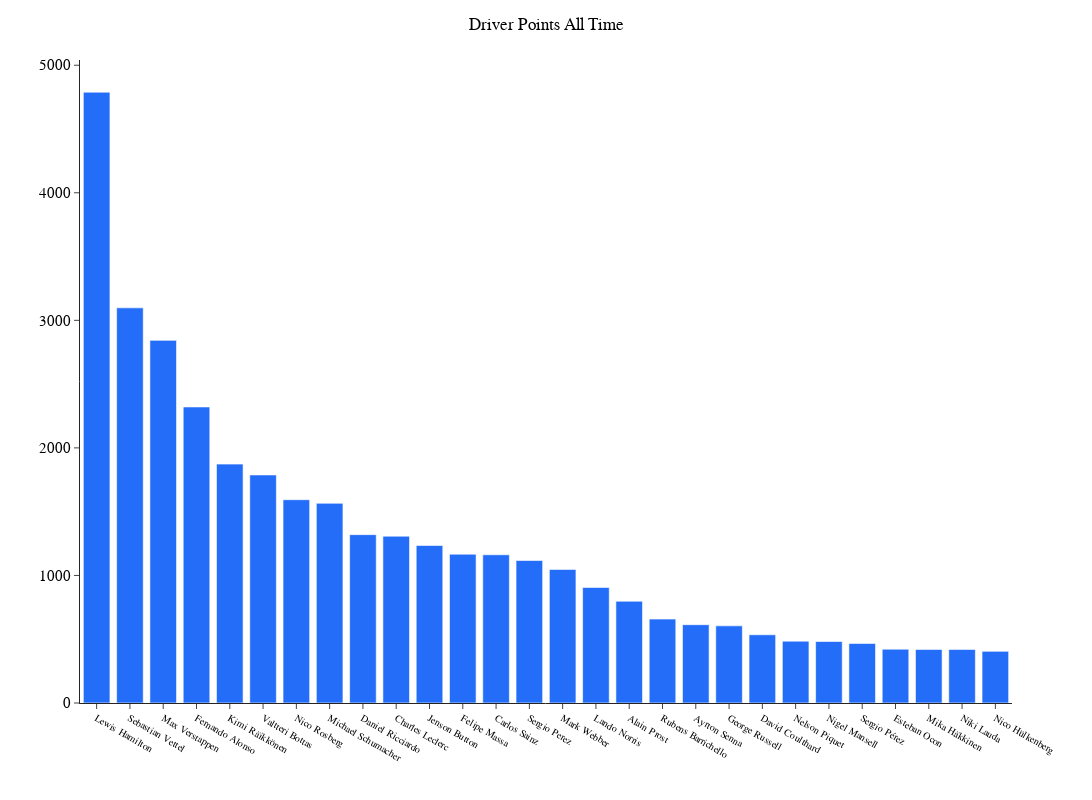

Write notebook code for a chart like this one.
### Code cell
fig_driver_pts_all_time=px.histogram(Driver_filtered, 
           x="FullName", 
           y="Points", 
           color='FullName',
        #    text_auto=True,
           height=800,
           width=1400,
           template='simple_white',
           color_discrete_map={
                 "HAM": "#6CD3BF",
                 "VER": "#3860C6",
                 "OCO": "#2293D1",
                 "NOR": "#F58020",
                 "MAG": "#B6BABD",
                 "ALB": "#37BEDD",
                 "BOT": "#C92D4B",
                 "LEC": "#F91536",
                 "VET": "#358C75",
                 "GAS": "#5E8FAA",
                 "RUS": "#6CD3BF",
                 "PER": "#3860C6",
                 "ALO": "#2293D1",
                 "RIC": "#F58020",
                 "MSC": "#B6BABD",
                 "LAT": "#37BEDD",
                 "ZHO": "#C92D4B",
                 "SAI": "#F91536",
                 "STR": "#358C75",
                 "TSU": "#5E8FAA"
                 },
            hover_data=["FullName"]
        )

fig_driver_pts_all_time.update_layout(
    title="Driver Points All Time",
    showlegend=False,
    hoverlabel=dict(
        bgcolor="white",
        font_size=15,
        font_family="PT Sans Narrow"
    ),
    title_x=0.5,
    yaxis = dict(tickfont = dict(size=15)),
    xaxis = dict(tickfont = dict(size=10)),
    font=dict(
        family="PT Sans Narrow",
        size=12,
        color="Black"
    ),
    title_font_family="PT Sans Narrow"
)
fig_driver_pts_all_time.update_traces(marker_color='#246DF8')
fig_driver_pts_all_time.update_xaxes(title_text='')      # Remove axis titles
fig_driver_pts_all_time.update_yaxes(title_text='')
# fig_driver_pts_all_time.update_traces(textfont_size=12, textposition="outside")

### Figure 1 — Plotly figure (JSON) as saved in the notebook; plotly's stock layout.template omitted (floating-point values rounded to 4 significant figures)
{"data": [{"alignmentgroup": "True", "bingroup": "x", "histfunc": "sum", "hovertemplate": "FullName=%{x}<br>sum of Points=%{y}<extra></extra>", "legendgroup": "Lewis Hamilton", "marker": {"color": "#246DF8", "pattern": {"shape": ""}}, "name": "Lewis Hamilton", "offsetgroup": "Lewis Hamilton", "orientation": "v", "showlegend": true, "type": "histogram", "x": ["Lewis Hamilton"], "xaxis": "x", "y": [4789], "yaxis": "y"}, {"alignmentgroup": "True", "bingroup": "x", "histfunc": "sum", "hovertemplate": "FullName=%{x}<br>sum of Points=%{y}<extra></extra>", "legendgroup": "Sebastian Vettel", "marker": {"color": "#246DF8", "pattern": {"shape": ""}}, "name": "Sebastian Vettel", "offsetgroup": "Sebastian Vettel", "orientation": "v", "showlegend": true, "type": "histogram", "x": ["Sebastian Vettel"], "xaxis": "x", "y": [3098], "yaxis": "y"}, {"alignmentgroup": "True", "bingroup": "x", "histfunc": "sum", "hovertemplate": "FullName=%{x}<br>sum of Points=%{y}<extra></extra>", "legendgroup": "Max Verstappen", "marker": {"color": "#246DF8", "pattern": {"shape": ""}}, "name": "Max Verstappen", "offsetgroup": "Max Verstappen", "orientation": "v", "showlegend": true, "type": "histogram", "x": ["Max Verstappen"], "xaxis": "x", "y": [2843], "yaxis": "y"}, {"alignmentgroup": "True", "bingroup": "x", "histfunc": "sum", "hovertemplate": "FullName=%{x}<br>sum of Points=%{y}<extra></extra>", "legendgroup": "Fernando Alonso", "marker": {"color": "#246DF8", "pattern": {"shape": ""}}, "name": "Fernando Alonso", "offsetgroup": "Fernando Alonso", "orientation": "v", "showlegend": true, "type": "histogram", "x": ["Fernando Alonso"], "xaxis": "x", "y": [2321], "yaxis": "y"}, {"alignmentgroup": "True", "bingroup": "x", "histfunc": "sum", "hovertemplate": "FullName=%{x}<br>sum of Points=%{y}<extra></extra>", "legendgroup": "Kimi Räikkönen", "marker": {"color": "#246DF8", "pattern": {"shape": ""}}, "name": "Kimi Räikkönen", "offsetgroup": "Kimi Räikkönen", "orientation": "v", "showlegend": true, "type": "histogram", "x": ["Kimi Räikkönen"], "xaxis": "x", "y": [1873], "yaxis": "y"}, {"alignmentgroup": "True", "bingroup": "x", "histfunc": "sum", "hovertemplate": "FullName=%{x}<br>sum of Points=%{y}<extra></extra>", "legendgroup": "Valtteri Bottas", "marker": {"color": "#246DF8", "pattern": {"shape": ""}}, "name": "Valtteri Bottas", "offsetgroup": "Valtteri Bottas", "orientation": "v", "showlegend": true, "type": "histogram", "x": ["Valtteri Bottas"], "xaxis": "x", "y": [1788], "yaxis": "y"}, {"alignmentgroup": "True", "bingroup": "x", "histfunc": "sum", "hovertemplate": "FullName=%{x}<br>sum of Points=%{y}<extra></extra>", "legendgroup": "Nico Rosberg", "marker": {"color": "#246DF8", "pattern": {"shape": ""}}, "name": "Nico Rosberg", "offsetgroup": "Nico Rosberg", "orientation": "v", "showlegend": true, "type": "histogram", "x": ["Nico Rosberg"], "xaxis": "x", "y": [1594], "yaxis": "y"}, {"alignmentgroup": "True", "bingroup": "x", "histfunc": "sum", "hovertemplate": "FullName=%{x}<br>sum of Points=%{y}<extra></extra>", "legendgroup": "Michael Schumacher", "marker": {"color": "#246DF8", "pattern": {"shape": ""}}, "name": "Michael Schumacher", "offsetgroup": "Michael Schumacher", "orientation": "v", "showlegend": true, "type": "histogram", "x": ["Michael Schumacher"], "xaxis": "x", "y": [1566], "yaxis": "y"}, {"alignmentgroup": "True", "bingroup": "x", "histfunc": "sum", "hovertemplate": "FullName=%{x}<br>sum of Points=%{y}<extra></extra>", "legendgroup": "Daniel Ricciardo", "marker": {"color": "#246DF8", "pattern": {"shape": ""}}, "name": "Daniel Ricciardo", "offsetgroup": "Daniel Ricciardo", "orientation": "v", "showlegend": true, "type": "histogram", "x": ["Daniel Ricciardo"], "xaxis": "x", "y": [1320], "yaxis": "y"}, {"alignmentgroup": "True", "bingroup": "x", "histfunc": "sum", "hovertemplate": "FullName=%{x}<br>sum of Points=%{y}<extra></extra>", "legendgroup": "Charles Leclerc", "marker": {"color": "#246DF8", "pattern": {"shape": ""}}, "name": "Charles Leclerc", "offsetgroup": "Charles Leclerc", "orientation": "v", "showlegend": true, "type": "histogram", "x": ["Charles Leclerc"], "xaxis": "x", "y": [1308], "yaxis": "y"}, {"alignmentgroup": "True", "bingroup": "x", "histfunc": "sum", "hovertemplate": "FullName=%{x}<br>sum of Points=%{y}<extra></extra>", "legendgroup": "Jenson Button", "marker": {"color": "#246DF8", "pattern": {"shape": ""}}, "name": "Jenson Button", "offsetgroup": "Jenson Button", "orientation": "v", "showlegend": true, "type": "histogram", "x": ["Jenson Button"], "xaxis": "x", "y": [1235], "yaxis": "y"}, {"alignmentgroup": "True", "bingroup": "x", "histfunc": "sum", "hovertemplate": "FullName=%{x}<br>sum of Points=%{y}<extra></extra>", "legendgroup": "Felipe Massa", "marker": {"color": "#246DF8", "pattern": {"shape": ""}}, "name": "Felipe Massa", "offsetgroup": "Felipe Massa", "orientation": "v", "showlegend": true, "type": "histogram", "x": ["Felipe Massa"], "xaxis": "x", "y": [1167], "yaxis": "y"}, {"alignmentgroup": "True", "bingroup": "x", "histfunc": "sum", "hovertemplate": "FullName=%{x}<br>sum of Points=%{y}<extra></extra>", "legendgroup": "Carlos Sainz", "marker": {"color": "#246DF8", "pattern": {"shape": ""}}, "name": "Carlos Sainz", "offsetgroup": "Carlos Sainz", "orientation": "v", "showlegend": true, "type": "histogram", "x": ["Carlos Sainz"], "xaxis": "x", "y": [1162], "yaxis": "y"}, {"alignmentgroup": "True", "bingroup": "x", "histfunc": "sum", "hovertemplate": "FullName=%{x}<br>sum of Points=%{y}<extra></extra>", "legendgroup": "Sergio Perez", "marker": {"color": "#246DF8", "pattern": {"shape": ""}}, "name": "Sergio Perez", "offsetgroup": "Sergio Perez", "orientation": "v", "showlegend": true, "type": "histogram", "x": ["Sergio Perez"], "xaxis": "x", "y": [1117], "yaxis": "y"}, {"alignmentgroup": "True", "bingroup": "x", "histfunc": "sum", "hovertemplate": "FullName=%{x}<br>sum of Points=%{y}<extra></extra>", "legendgroup": "Mark Webber", "marker": {"color": "#246DF8", "pattern": {"shape": ""}}, "name": "Mark Webber", "offsetgroup": "Mark Webber", "orientation": "v", "showlegend": true, "type": "histogram", "x": ["Mark Webber"], "xaxis": "x", "y": [1047], "yaxis": "y"}, {"alignmentgroup": "True", "bingroup": "x", "histfunc": "sum", "hovertemplate": "FullName=%{x}<br>sum of Points=%{y}<extra></extra>", "legendgroup": "Lando Norris", "marker": {"color": "#246DF8", "pattern": {"shape": ""}}, "name": "Lando Norris", "offsetgroup": "Lando Norris", "orientation": "v", "showlegend": true, "type": "histogram", "x": ["Lando Norris"], "xaxis": "x", "y": [906], "yaxis": "y"}, {"alignmentgroup": "True", "bingroup": "x", "histfunc": "sum", "hovertemplate": "FullName=%{x}<br>sum of Points=%{y}<extra></extra>", "legendgroup": "Alain Prost", "marker": {"color": "#246DF8", "pattern": {"shape": ""}}, "name": "Alain Prost", "offsetgroup": "Alain Prost", "orientation": "v", "showlegend": true, "type": "histogram", "x": ["Alain Prost"], "xaxis": "x", "y": [798], "yaxis": "y"}, {"alignmentgroup": "True", "bingroup": "x", "histfunc": "sum", "hovertemplate": "FullName=%{x}<br>sum of Points=%{y}<extra></extra>", "legendgroup": "Rubens Barrichello", "marker": {"color": "#246DF8", "pattern": {"shape": ""}}, "name": "Rubens Barrichello", "offsetgroup": "Rubens Barrichello", "orientation": "v", "showlegend": true, "type": "histogram", "x": ["Rubens Barrichello"], "xaxis": "x", "y": [658], "yaxis": "y"}, {"alignmentgroup": "True", "bingroup": "x", "histfunc": "sum", "hovertemplate": "FullName=%{x}<br>sum of Points=%{y}<extra></extra>", "legendgroup": "Ayrton Senna", "marker": {"color": "#246DF8", "pattern": {"shape": ""}}, "name": "Ayrton Senna", "offsetgroup": "Ayrton Senna", "orientation": "v", "showlegend": true, "type": "histogram", "x": ["Ayrton Senna"], "xaxis": "x", "y": [614], "yaxis": "y"}, {"alignmentgroup": "True", "bingroup": "x", "histfunc": "sum", "hovertemplate": "FullName=%{x}<br>sum of Points=%{y}<extra></extra>", "legendgroup": "George Russell", "marker": {"color": "#246DF8", "pattern": {"shape": ""}}, "name": "George Russell", "offsetgroup": "George Russell", "orientation": "v", "showlegend": true, "type": "histogram", "x": ["George Russell"], "xaxis": "x", "y": [605], "yaxis": "y"}, {"alignmentgroup": "True", "bingroup": "x", "histfunc": "sum", "hovertemplate": "FullName=%{x}<br>sum of Points=%{y}<extra></extra>", "legendgroup": "David Coulthard", "marker": {"color": "#246DF8", "pattern": {"shape": ""}}, "name": "David Coulthard", "offsetgroup": "David Coulthard", "orientation": "v", "showlegend": true, "type": "histogram", "x": ["David Coulthard"], "xaxis": "x", "y": [535], "yaxis": "y"}, {"alignmentgroup": "True", "bingroup": "x", "histfunc": "sum", "hovertemplate": "FullName=%{x}<br>sum of Points=%{y}<extra></extra>", "legendgroup": "Nelson Piquet", "marker": {"color": "#246DF8", "pattern": {"shape": ""}}, "name": "Nelson Piquet", "offsetgroup": "Nelson Piquet", "orientation": "v", "showlegend": true, "type": "histogram", "x": ["Nelson Piquet"], "xaxis": "x", "y": [485], "yaxis": "y"}, {"alignmentgroup": "True", "bingroup": "x", "histfunc": "sum", "hovertemplate": "FullName=%{x}<br>sum of Points=%{y}<extra></extra>", "legendgroup": "Nigel Mansell", "marker": {"color": "#246DF8", "pattern": {"shape": ""}}, "name": "Nigel Mansell", "offsetgroup": "Nigel Mansell", "orientation": "v", "showlegend": true, "type": "histogram", "x": ["Nigel Mansell"], "xaxis": "x", "y": [482], "yaxis": "y"}, {"alignmentgroup": "True", "bingroup": "x", "histfunc": "sum", "hovertemplate": "FullName=%{x}<br>sum of Points=%{y}<extra></extra>", "legendgroup": "Sergio Pérez", "marker": {"color": "#246DF8", "pattern": {"shape": ""}}, "name": "Sergio Pérez", "offsetgroup": "Sergio Pérez", "orientation": "v", "showlegend": true, "type": "histogram", "x": ["Sergio Pérez"], "xaxis": "x", "y": [467], "yaxis": "y"}, {"alignmentgroup": "True", "bingroup": "x", "histfunc": "sum", "hovertemplate": "FullName=%{x}<br>sum of Points=%{y}<extra></extra>", "legendgroup": "Esteban Ocon", "marker": {"color": "#246DF8", "pattern": {"shape": ""}}, "name": "Esteban Ocon", "offsetgroup": "Esteban Ocon", "orientation": "v", "showlegend": true, "type": "histogram", "x": ["Esteban Ocon"], "xaxis": "x", "y": [422], "yaxis": "y"}, {"alignmentgroup": "True", "bingroup": "x", "histfunc": "sum", "hovertemplate": "FullName=%{x}<br>sum of Points=%{y}<extra></extra>", "legendgroup": "Mika Häkkinen", "marker": {"color": "#246DF8", "pattern": {"shape": ""}}, "name": "Mika Häkkinen", "offsetgroup": "Mika Häkkinen", "orientation": "v", "showlegend": true, "type": "histogram", "x": ["Mika Häkkinen"], "xaxis": "x", "y": [420], "yaxis": "y"}, {"alignmentgroup": "True", "bingroup": "x", "histfunc": "sum", "hovertemplate": "FullName=%{x}<br>sum of Points=%{y}<extra></extra>", "legendgroup": "Niki Lauda", "marker": {"color": "#246DF8", "pattern": {"shape": ""}}, "name": "Niki Lauda", "offsetgroup": "Niki Lauda", "orientation": "v", "showlegend": true, "type": "histogram", "x": ["Niki Lauda"], "xaxis": "x", "y": [420], "yaxis": "y"}, {"alignmentgroup": "True", "bingroup": "x", "histfunc": "sum", "hovertemplate": "FullName=%{x}<br>sum of Points=%{y}<extra></extra>", "legendgroup": "Nico Hülkenberg", "marker": {"color": "#246DF8", "pattern": {"shape": ""}}, "name": "Nico Hülkenberg", "offsetgroup": "Nico Hülkenberg", "orientation": "v", "showlegend": true, "type": "histogram", "x": ["Nico Hülkenberg"], "xaxis": "x", "y": [405], "yaxis": "y"}], "layout": {"barmode": "relative", "font": {"color": "Black", "family": "PT Sans Narrow", "size": 12}, "height": 800, "hoverlabel": {"bgcolor": "white", "font": {"family": "PT Sans Narrow", "size": 15}}, "legend": {"title": {"text": "FullName"}, "tracegroupgap": 0}, "margin": {"t": 60}, "showlegend": false, "title": {"font": {"family": "PT Sans Narrow"}, "text": "Driver Points All Time", "x": 0.5}, "width": 1400, "xaxis": {"anchor": "y", "categoryarray": ["Lewis Hamilton", "Sebastian Vettel", "Max Verstappen", "Fernando Alonso", "Kimi Räikkönen", "Valtteri Bottas", "Nico Rosberg", "Michael Schumacher", "Daniel Ricciardo", "Charles Leclerc", "Jenson Button", "Felipe Massa", "Carlos Sainz", "Sergio Perez", "Mark Webber", "Lando Norris", "Alain Prost", "Rubens Barrichello", "Ayrton Senna", "George Russell", "David Coulthard", "Nelson Piquet", "Nigel Mansell", "Sergio Pérez", "Esteban Ocon", "Mika Häkkinen", "Niki Lauda", "Nico Hülkenberg"], "categoryorder": "array", "domain": [0, 1], "tickfont": {"size": 10}, "title": {"text": ""}}, "yaxis": {"anchor": "x", "domain": [0, 1], "tickfont": {"size": 15}, "title": {"text": ""}}}}
